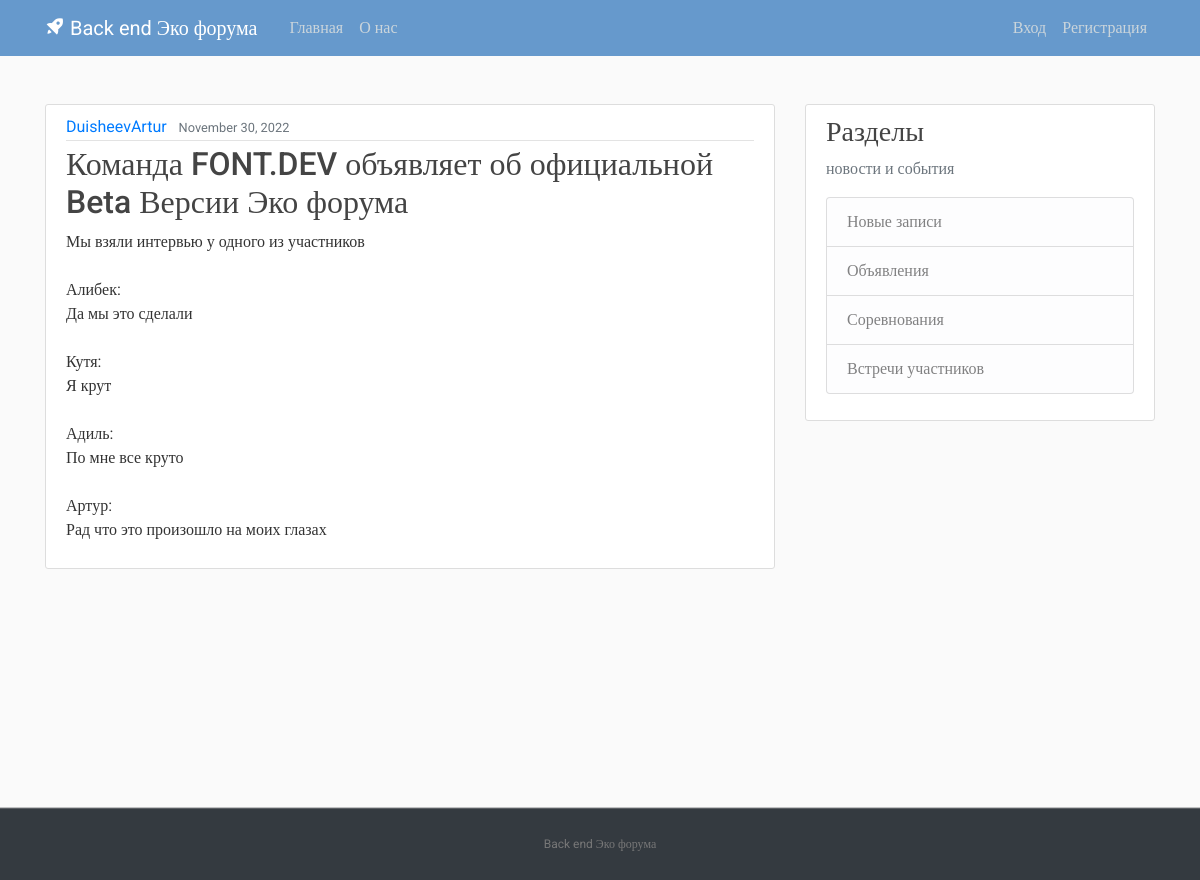
The page / on the database its author committed.
### blog/models.py (models this page shows, shortened)
class Post(models.Model):
    title = models.CharField(max_length=100)
    content = models.TextField()
    date_posted = models.DateTimeField(default=timezone.now)
    author = models.ForeignKey(User, on_delete=models.CASCADE)

### blog/views.py (the view)
# urls.py: path('', PostListView.as_view(), name='blog-home'),
class PostListView(ListView):
    model = Post
    template_name = 'blog/home.html'
    context_object_name = 'posts'
    ordering = ['-date_posted']
    paginate_by = 5

### blog/templates/blog/home.html (shortened to what this page needs)
﻿{% extends "blog/base.html" %}
{% block content %}
    {% for post in posts %}
        <article class="media content-section">
          <div class="media-body">
            <div class="article-metadata">
              <a class="mr-2" href="{% url 'user-posts' post.author.username %}">{{ post.author }}</a>
              <small class="text-muted">{{ post.date_posted|date:"F d, Y" }}</small>
            </div>
            <h2><a class="article-title" href="{% url 'post-detail' post.id %}">{{ post.title }}</a></h2>
            <p class="article-content">{{ post.content }}</p>
          </div>
        </article>
    {% endfor %}
{% endblock content %}

### blog/templates/blog/base.html (shortened to what this page needs)
﻿{% load static %}
<!DOCTYPE html>
<html>
<head>
     <link rel="stylesheet" href="https://maxcdn.bootstrapcdn.com/bootstrap/4.0.0/css/bootstrap.min.css">
     <link rel="stylesheet" type="text/css" href="{% static 'blog/main.css' %}">
     <link href='https://unpkg.com/boxicons@2.1.2/css/boxicons.min.css' rel='stylesheet'>
</head>
<body>
    <header class="site-header">
      <nav class="navbar navbar-expand-md navbar-dark bg-blue fixed-top">
        <div class="container">
          <a class="navbar-brand mr-4" href="{% url 'blog-home' %}"><i class='bx bxs-rocket bx-tada-hover'></i> Back end Эко форума</a>
          <div class="collapse navbar-collapse" id="navbarToggle">
            <div class="navbar-nav mr-auto">
              <a class="nav-item nav-link " href="{% url 'blog-home' %}">Главная</a>
              <a class="nav-item nav-link" href="{% url 'blog-about' %}">О нас</a>
            </div>
            <div class="navbar-nav">
              {% if user.is_authenticated %}
                <a class="nav-item nav-link" href="{% url 'post-create' %}">Новая запись</a>
                <a class="nav-item nav-link" href="{% url 'profile' %}">Профиль</a>
                <a class="nav-item nav-link" href="{% url 'logout' %}">Выход</a>
              {% else %}
                <a class="nav-item nav-link" href="{% url 'login' %}">Вход</a>
                <a class="nav-item nav-link" href="{% url 'register' %}">Регистрация</a>
              {% endif %}
            </div>
          </div>
        </div>
      </nav>
    </header>
    <main role="main" class="container">
      <div class="row">
        <div class="col-md-8">
          {% block content %}{% endblock %}
        </div>
        <div class="col-md-4">
          <div class="content-section">
            <h3>Разделы</h3>
            <p class='text-muted'>новости и события
              <ul class="list-group">
                <li class="list-group-item list-group-item-light">Новые записи</li>
                <li class="list-group-item list-group-item-light">Объявления</li>
                <li class="list-group-item list-group-item-light">Соревнования</li>
                <li class="list-group-item list-group-item-light">Встречи участников</li>
              </ul>
            </p>
          </div>
        </div>
      </div>
    </main>
    <footer class="text-center bg-dark">
      <p><a href="{% url 'blog-home' %}">Back end Эко форума</a></p>
    </footer>
</body>
</html>

### blog/static/blog/main.css (style rules this page uses)
﻿body, html { width:100%; height:100% }
body { margin:0; padding:0; background: #fafafa; color: #333333; margin-top: 5rem; font-family:Roboto; }
h1, h2, h3, h4, h5, h6 { color: #444444; }
ul { margin: 0; }
.bg-blue { background-color: #6699cc; }
.site-header .navbar-nav .nav-link { color: #cbd5db; }
.content-section { background: #ffffff; padding: 10px 20px; border: 1px solid #dddddd; border-radius: 3px; margin-bottom: 20px; }
.article-title { color: #444444; }
.article-content { white-space: pre-line; }
.article-metadata { padding-bottom: 1px; margin-bottom: 4px; border-bottom: 1px solid #e3e3e3 }
footer { position: sticky!important; top: 100%; padding-top:25px; padding-bottom:25px; border-top:1px solid #ddd; }
footer p { margin:2px; text-align:center; padding:0 40px; color:#fff; font-size:12px; }
footer a { color:#777 }

### rows shown on the page
Post: author "DuisheevArtur", date_posted "November 30, 2022", title "Команда FONT.DEV объявляет об официальной Beta Версии Эко форума", content "Мы взяли интервью у одного из участников Алибек: Да мы это сделали Кутя: Я крут Адиль: По мне все круто Артур: Рад что это произошло на моих глазах"
